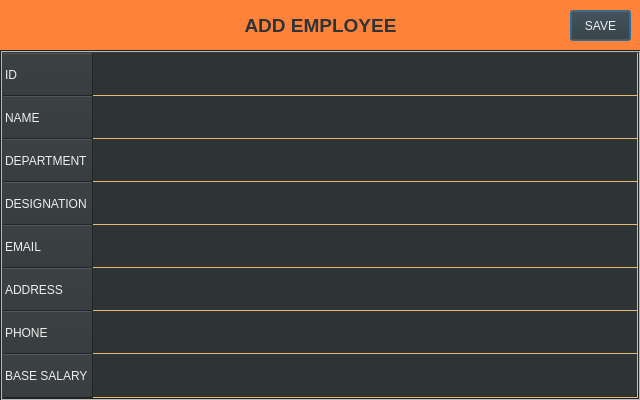
<?xml version="1.0" encoding="UTF-8"?>
<ui version="4.0">
 <class>Dialog</class>
 <widget class="QDialog" name="Dialog">
  <property name="geometry">
   <rect>
    <x>0</x>
    <y>0</y>
    <width>640</width>
    <height>400</height>
   </rect>
  </property>
  <property name="windowTitle">
   <string>Dialog</string>
  </property>
  <property name="styleSheet">
   <string notr="true">background-color: rgb(46, 52, 54);</string>
  </property>
  <widget class="QLabel" name="label">
   <property name="geometry">
    <rect>
     <x>0</x>
     <y>0</y>
     <width>641</width>
     <height>51</height>
    </rect>
   </property>
   <property name="styleSheet">
    <string notr="true">color: rgb(46, 52, 54);
background-color: rgb(255, 130, 59);</string>
   </property>
   <property name="text">
    <string>&lt;html&gt;&lt;head/&gt;&lt;body&gt;&lt;p align=&quot;center&quot;&gt;&lt;span style=&quot; font-size:14pt; font-weight:600;&quot;&gt;ADD EMPLOYEE&lt;/span&gt;&lt;/p&gt;&lt;/body&gt;&lt;/html&gt;</string>
   </property>
  </widget>
  <widget class="QTableWidget" name="tableWidget">
   <property name="geometry">
    <rect>
     <x>0</x>
     <y>50</y>
     <width>641</width>
     <height>351</height>
    </rect>
   </property>
   <property name="styleSheet">
    <string notr="true">background-color: rrgb(46, 52, 54);
color: rgb(238, 238, 236);
border-color:  rgb(233, 185, 110);
gridline-color: rgb(233, 185, 110);</string>
   </property>
   <property name="frameShape">
    <enum>QFrame::Box</enum>
   </property>
   <property name="midLineWidth">
    <number>1</number>
   </property>
   <property name="autoScrollMargin">
    <number>18</number>
   </property>
   <property name="dragDropMode">
    <enum>QAbstractItemView::DragDrop</enum>
   </property>
   <property name="alternatingRowColors">
    <bool>false</bool>
   </property>
   <property name="selectionMode">
    <enum>QAbstractItemView::SingleSelection</enum>
   </property>
   <property name="columnCount">
    <number>1</number>
   </property>
   <attribute name="horizontalHeaderVisible">
    <bool>false</bool>
   </attribute>
   <attribute name="horizontalHeaderCascadingSectionResizes">
    <bool>true</bool>
   </attribute>
   <attribute name="horizontalHeaderShowSortIndicator" stdset="0">
    <bool>true</bool>
   </attribute>
   <attribute name="horizontalHeaderStretchLastSection">
    <bool>true</bool>
   </attribute>
   <attribute name="verticalHeaderCascadingSectionResizes">
    <bool>true</bool>
   </attribute>
   <attribute name="verticalHeaderMinimumSectionSize">
    <number>30</number>
   </attribute>
   <attribute name="verticalHeaderDefaultSectionSize">
    <number>43</number>
   </attribute>
   <attribute name="verticalHeaderHighlightSections">
    <bool>true</bool>
   </attribute>
   <attribute name="verticalHeaderShowSortIndicator" stdset="0">
    <bool>true</bool>
   </attribute>
   <attribute name="verticalHeaderStretchLastSection">
    <bool>true</bool>
   </attribute>
   <row>
    <property name="text">
     <string>ID</string>
    </property>
   </row>
   <row>
    <property name="text">
     <string>NAME</string>
    </property>
   </row>
   <row>
    <property name="text">
     <string>DEPARTMENT</string>
    </property>
   </row>
   <row>
    <property name="text">
     <string>DESIGNATION</string>
    </property>
   </row>
   <row>
    <property name="text">
     <string>EMAIL</string>
    </property>
   </row>
   <row>
    <property name="text">
     <string>ADDRESS</string>
    </property>
   </row>
   <row>
    <property name="text">
     <string>PHONE</string>
    </property>
   </row>
   <row>
    <property name="text">
     <string>BASE SALARY</string>
    </property>
   </row>
   <column/>
   <item row="0" column="0">
    <property name="text">
     <string/>
    </property>
    <property name="flags">
     <set>ItemIsSelectable|ItemIsEditable|ItemIsEnabled</set>
    </property>
   </item>
   <item row="1" column="0">
    <property name="flags">
     <set>ItemIsSelectable|ItemIsEditable|ItemIsEnabled</set>
    </property>
   </item>
   <item row="2" column="0">
    <property name="flags">
     <set>ItemIsSelectable|ItemIsEditable|ItemIsEnabled</set>
    </property>
   </item>
   <item row="3" column="0">
    <property name="flags">
     <set>ItemIsSelectable|ItemIsEditable|ItemIsDropEnabled|ItemIsEnabled</set>
    </property>
   </item>
   <item row="4" column="0">
    <property name="flags">
     <set>ItemIsSelectable|ItemIsEditable|ItemIsEnabled</set>
    </property>
   </item>
   <item row="5" column="0">
    <property name="flags">
     <set>ItemIsSelectable|ItemIsEditable|ItemIsEnabled</set>
    </property>
   </item>
   <item row="6" column="0">
    <property name="flags">
     <set>ItemIsSelectable|ItemIsEditable|ItemIsEnabled</set>
    </property>
   </item>
   <item row="7" column="0">
    <property name="flags">
     <set>ItemIsSelectable|ItemIsEditable|ItemIsEnabled</set>
    </property>
   </item>
  </widget>
  <widget class="QPushButton" name="pushButton">
   <property name="geometry">
    <rect>
     <x>570</x>
     <y>10</y>
     <width>61</width>
     <height>31</height>
    </rect>
   </property>
   <property name="styleSheet">
    <string notr="true">background-color: rgb(46, 52, 54);
color: rgb(238, 238, 236);</string>
   </property>
   <property name="text">
    <string>SAVE</string>
   </property>
  </widget>
 </widget>
 <resources/>
 <connections/>
</ui>
